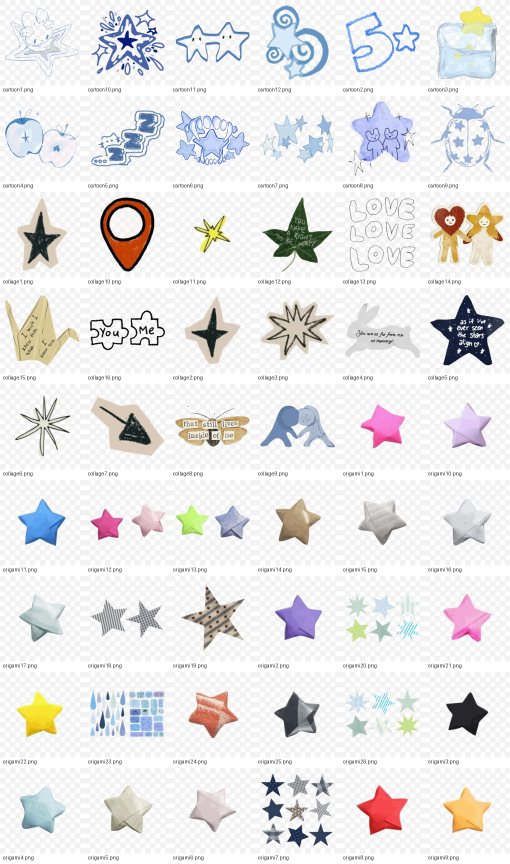
#> input picture tools/sticker_sheet.png, 1020 x 1728 px, given in place of f8fa82051e01642c202cad7c8d64f38a.jpg, which was not available (shown at 1/2 size)
$ python cut_stickers.py
#> lines starting #> are read from the running program, lines starting #| are printed output that depends on the picture; after the words box and inside, x2 and y2 are one past the last pixel; in counts of white or black regions, pixels touching at a corner belong together; pictures that were not available may be replaced by others from this repository, and a replacement may not be noted
### tools/cut_board_assets.py
# -*- coding: utf-8 -*-
"""抠图裁剪留言板素材。

输入：用户发的 3 张 1200x1600 参考图（白底 JPG）
  - img1: 4 张撕边便签（2x2，竖向长方形，带夹子）
  - img2: 4 张便签（2x2，近方形，带夹子）
  - img3: 12 个小夹子/图钉/回形针（4x3 网格，间距不均）

处理：白底转透明 → 连通域检测自动找每张贴纸的包围盒 →
  按包围盒裁剪 + 缩到小程序实用尺寸 → PNG（RGBA）
输出：miniprogram/miniprogram/images/board/
  note1..note8.png（便签，长边 ~480px）
  clip1..clip12.png（小夹子，长边 ~160px）
"""
import os
import numpy as np
from PIL import Image
from scipy import ndimage  # 如缺 scipy 用纯 numpy 方案兜底

SRC_DIR = r"D:\Net\WX_Log\xwechat_files\wxid_iu4gbwtnfnh522_ff23\temp\RWTemp\2026-10"
OUT_DIR = r"D:\Amyapp\ticket-radar\miniprogram\miniprogram\images\board"
os.makedirs(OUT_DIR, exist_ok=True)


def white_to_alpha(img, threshold=235, softness=250):
    """白底转透明。threshold 以下保留，softness 以上全透明，中间线性过渡。"""
    arr = np.array(img.convert("RGB")).astype(np.float32)
    # 用亮度近似白度（纯白 (255,255,255)）
    lum = arr.mean(axis=2)
    alpha = np.clip((softness - lum) / (softness - threshold), 0, 1)
    alpha = (alpha * 255).astype(np.uint8)
    rgba = np.dstack([arr.astype(np.uint8), alpha])
    return rgba


def find_components(alpha, min_area=3000):
    """在 alpha 通道上找连通域包围盒。"""
    mask = alpha > 40
    labeled, n = ndimage.label(mask)
    boxes = []
    for i in range(1, n + 1):
        ys, xs = np.where(labeled == i)
        if len(ys) < min_area:
            continue
        boxes.append((xs.min(), ys.min(), xs.max(), ys.max(), len(ys)))
    return boxes


def merge_boxes(boxes, merge_dist=30):
    """把重叠/邻近的包围盒合并（一张便签可能被撕边缝隙断开）。"""
    if not boxes:
        return []
    boxes = sorted(boxes, key=lambda b: (b[1], b[0]))
    merged = []
    for b in boxes:
        x0, y0, x1, y1, area = b
        placed = False
        for i, m in enumerate(merged):
            mx0, my0, mx1, my1 = m
            # 扩张 merge_dist 后相交则合并
            if not (x0 > mx1 + merge_dist or x1 < mx0 - merge_dist
                    or y0 > my1 + merge_dist or y1 < my0 - merge_dist):
                merged[i] = (min(mx0, x0), min(my0, y0), max(mx1, x1), max(my1, y1))
                placed = True
                break
        if not placed:
            merged.append((x0, y0, x1, y1))
    # 合并后可能产生连锁重叠，再跑一遍直到稳定
    changed = True
    while changed:
        changed = False
        out = []
        for b in merged:
            x0, y0, x1, y1 = b
            placed = False
            for i, m in enumerate(out):
                mx0, my0, mx1, my1 = m
                if not (x0 > mx1 + 20 or x1 < mx0 - 20 or y0 > my1 + 20 or y1 < my0 - 20):
                    out[i] = (min(mx0, x0), min(my0, y0), max(mx1, x1), max(my1, y1))
                    placed = True
                    changed = True
                    break
            if not placed:
                out.append(b)
        merged = out
    return merged


def trim_and_save(rgba, box, name, max_side):
    x0, y0, x1, y1 = box
    crop = rgba[y0:y1 + 1, x0:x1 + 1]
    # 去掉完全透明的边缘行/列
    a = crop[:, :, 3]
    rows = np.where(a.max(axis=1) > 20)[0]
    cols = np.where(a.max(axis=0) > 20)[0]
    if not len(rows) or not len(cols):
        print(f"  skip {name}: empty")
        return False
    crop = crop[rows.min():rows.max() + 1, cols.min():cols.max() + 1]
    h, w = crop.shape[:2]
    scale = max_side / max(h, w)
    if scale < 1:
        crop = Image.fromarray(crop).resize(
            (max(1, int(w * scale)), max(1, int(h * scale))), Image.LANCZOS)
        crop = np.array(crop)
    Image.fromarray(crop).save(os.path.join(OUT_DIR, name), optimize=True)
    kb = os.path.getsize(os.path.join(OUT_DIR, name)) / 1024
    print(f"  {name}: {w}x{h} -> {crop.shape[1]}x{crop.shape[0]}, {kb:.0f}KB")
    return True


def process_grid(src, names, max_side, min_area=3000, merge_dist=30, grid_hint=None):
    """按连通域自动切分一张源图。"""
    img = Image.open(os.path.join(SRC_DIR, src))
    rgba = white_to_alpha(img)
    alpha = rgba[:, :, 3]
    boxes = find_components(alpha, min_area)
    print(f"{src}: {len(boxes)} raw components")
    boxes = merge_boxes(boxes, merge_dist)
    print(f"  merged -> {len(boxes)}")
    # 按从左到右、从上到下排序
    boxes.sort(key=lambda b: (round(b[1] / 200), b[0]))
    if len(boxes) != len(names):
        print(f"  WARNING: expected {len(names)}, got {len(boxes)} — 前缀名仍按顺序分配")
    for i, b in enumerate(boxes):
        name = names[i] if i < len(names) else f"extra{i}.png"
        trim_and_save(rgba, b[:4], name, max_side)


# ---- 图1/图2：各 4 张便签 ----
process_grid(
    "f8fa82051e01642c202cad7c8d64f38a.jpg",
    ["note1.png", "note2.png", "note3.png", "note4.png"],
    max_side=480, min_area=50000)
#> in process_grid, img is the input picture: PIL image 1020x1728 RGB; mean R, G, B 232.5, 231.6, 231.9
#> in find_components, `mask = alpha > 40`:
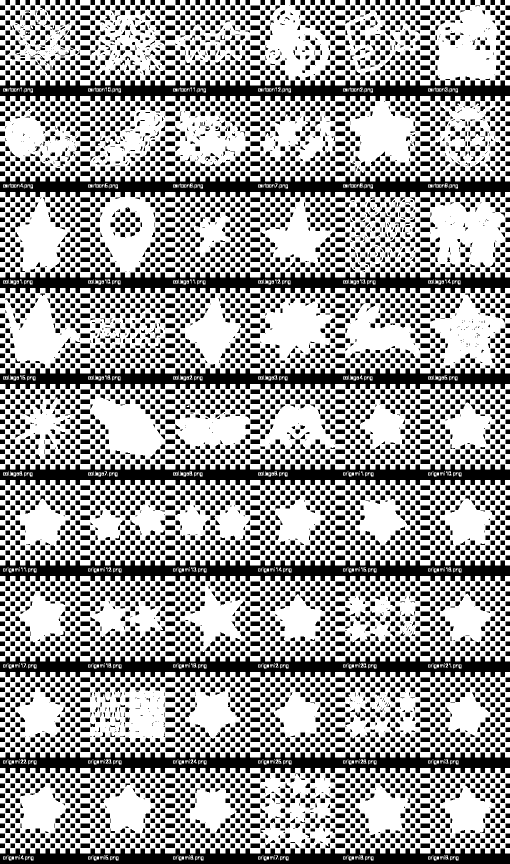
#> mask: shape (1728, 1020) bool (shown at 1/2 size); 61.2% white; 6619 black regions (1328 under 20 px), largest, box (x1, y1, x2, y2) and area: (0, 1121, 1020, 1162) 28395, (0, 161, 1020, 202) 28385, (0, 353, 1020, 394) 28377
#> in find_components, `labeled, n = ndimage.label(mask)`:
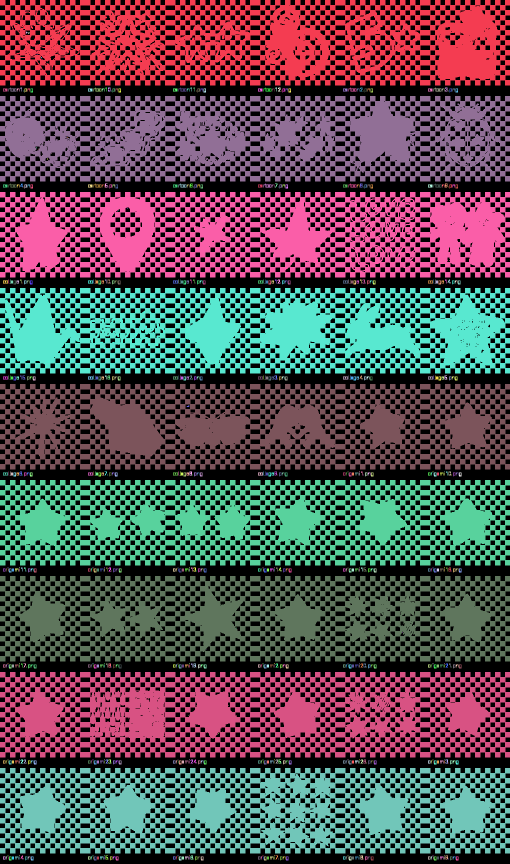
#> labeled: shape (1728, 1020) int32 (shown at 1/2 size); 696 distinct labels, from 0 to 695; one colour per label, 0 black
#> in find_components, `labeled, n = ndimage.label(mask)`: n = 695
#> the loop in find_components, `for i in range(1, n + 1):` made 695 passes
#> (ys, xs) on passes 2 to 4: ([63, 64, 64, 64, 65, 65, 65, 66, 66], [53, 52, 53, 54, 52, 53, 54, 52, 53]), ([64, 64, 65, 65, 66, 66, 66, 67], [57, 58, 57, 58, 56, 57, 58, 57]), ([77, 78], [897, 897])
#> after the loop in find_components, `for i in range(1, n + 1):`: boxes = 9 items, first 6: (0, 0, 1019, 170, 119393), (0, 192, 1019, 362, 120744), (0, 384, 1019, 554, 120874), (0, 576, 1019, 746, 122537), (0, 768, 1019, 938, 118028), (0, 960, 1019, 1130, 115204)
#| f8fa82051e01642c202cad7c8d64f38a.jpg: 9 raw components
#> the loop in merge_boxes, `for b in boxes:` made 9 passes
#> (b, y0, y1, area) on passes 1 to 9: ((0, 0, 1019, 170, 119393), 0, 170, 119393), ((0, 192, 1019, 362, 120744), 192, 362, 120744), ((0, 384, 1019, 554, 120874), 384, 554, 120874), ((0, 576, 1019, 746, 122537), 576, 746, 122537), ((0, 768, 1019, 938, 118028), 768, 938, 118028), ((0, 960, 1019, 1130, 115204), 960, 1130, 115204), ((0, 1152, 1019, 1322, 115357), 1152, 1322, 115357), ((0, 1344, 1019, 1514, 117115), 1344, 1514, 117115), ((0, 1536, 1019, 1706, 116943), 1536, 1706, 116943)
#> after the loop in merge_boxes, `for b in boxes:`: merged = [(0, 0, 1019, 1706)]
#|   merged -> 1
#|   WARNING: expected 4, got 1 — 前缀名仍按顺序分配
#> the loop in process_grid, `for i, b in enumerate(boxes):` made 1 pass
#> (name, x0 in trim_and_save, y0 in trim_and_save, x1 in trim_and_save, y1 in trim_and_save, h in trim_and_save, w in trim_and_save, scale in trim_and_save) on pass 1: ('note1.png', 0, 0, 1019, 1706, 1707, 1020, 0.281)
#|   note1.png: 1020x1707 -> 286x480, 273KB
#> pass 1, in trim_and_save, `a = crop[:, :, 3]`:
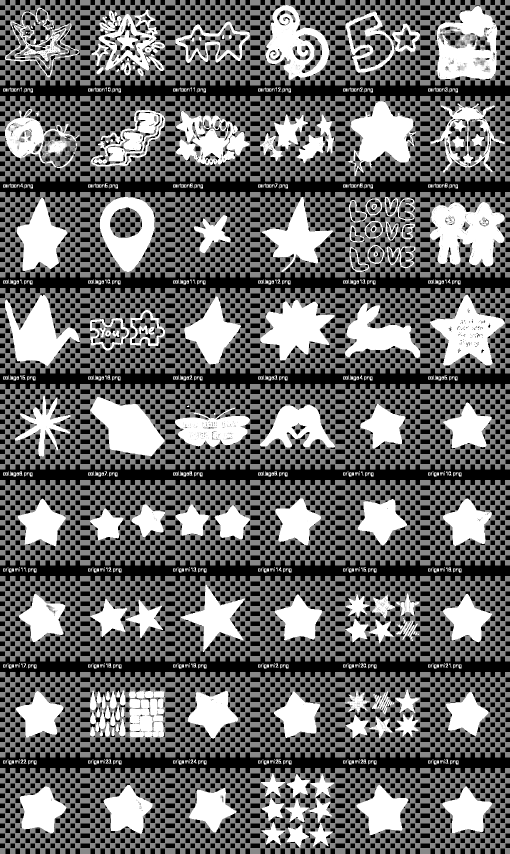
#> a: shape (1707, 1020) (shown at 1/2 size); min 0, max 255, mean 107.3

process_grid(
    "bb13f1be8897e33757380fc7c091edf7.jpg",
    ["note5.png", "note6.png", "note7.png", "note8.png"],
    max_side=480, min_area=50000)
#> call 2 of process_grid, with src = 'bb13f1be8897e33757380fc7c091edf7.jpg', max_side = 480, min_area = 50000, merge_dist = 30
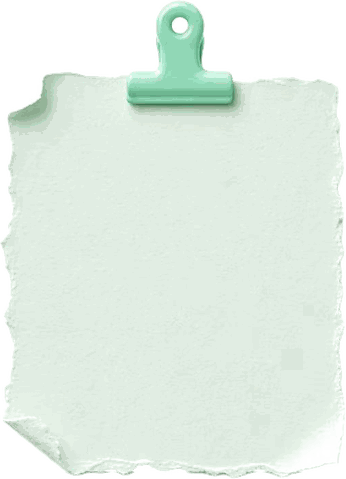
#> input picture miniprogram/miniprogram/images/board/note1.png, 346 x 479 px, given in place of bb13f1be8897e33757380fc7c091edf7.jpg, which was not available
#> in process_grid, img is the input picture: PIL image 346x479 P; mean R, G, B, A 179.8, 191.7, 182.5, 199.9
#> call 2 of find_components, with min_area = 50000
#> in find_components (call 2), `mask = alpha > 40`:
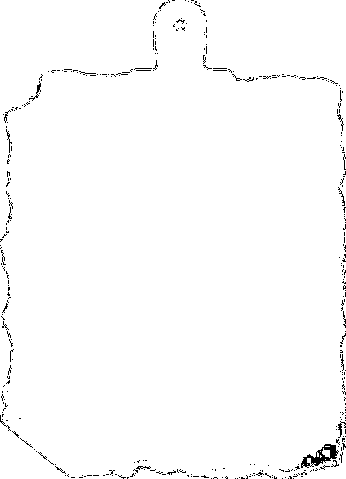
#> mask: shape (479, 346) bool; 98.6% white; black in thin lines or dots
#> in find_components (call 2), `labeled, n = ndimage.label(mask)`:
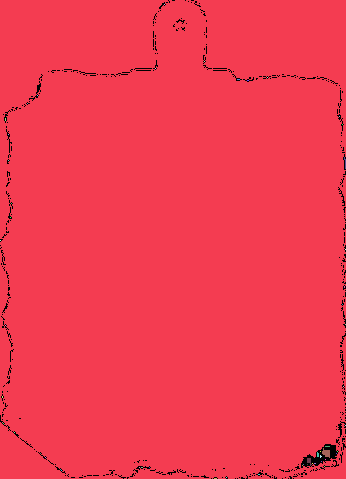
#> labeled: shape (479, 346) int32; 57 distinct labels, from 0 to 56; one colour per label, 0 black
#> in find_components (call 2), `labeled, n = ndimage.label(mask)`: n = 56
#> the loop in find_components (call 2), `for i in range(1, n + 1):` made 56 passes
#> (ys, xs) on passes 2 to 13: ([4], [164]), ([61], [204]), ([68], [155]), ([77], [267]), ([79, 79, 79], [237, 238, 239]), ([80, 80], [247, 248]), ([95], [37]), ([103], [27]), ([116], [339]), ([118, 119, 120], [5, 5, 5]), ([124], [342]), ([134], [8])
#> after the loop in find_components (call 2), `for i in range(1, n + 1):`: boxes = [(0, 0, 345, 478, 163292)]
#| bb13f1be8897e33757380fc7c091edf7.jpg: 1 raw components
#> the loop in merge_boxes (call 2), `for b in boxes:` made 1 pass
#> in process_grid (call 2), `boxes = merge_boxes(boxes, merge_dist)`: boxes = [(0, 0, 345, 478)]
#|   merged -> 1
#|   WARNING: expected 4, got 1 — 前缀名仍按顺序分配
#> the loop in process_grid (call 2), `for i, b in enumerate(boxes):` made 1 pass
#> (name, x0 in trim_and_save, y0 in trim_and_save, x1 in trim_and_save, y1 in trim_and_save, h in trim_and_save, w in trim_and_save, scale in trim_and_save) on pass 1: ('note5.png', 0, 0, 345, 478, 479, 346, 1)
#|   note5.png: 346x479 -> 346x479, 57KB

# ---- 图3：12 个小夹子（图钉那组是 5 个钉子连成一片，作为一整个"图钉组"） ----
process_grid(
    "9a91e5870abe54907a2a453b693c13a5.jpg",
    ["clip1.png", "clip2.png", "clip3.png",
     "clip4.png", "clip5.png", "clip6.png",
     "clip7.png", "clip8.png", "clip9.png",
     "clip10.png", "clip11.png", "clip12.png"],
    max_side=200, min_area=2000)
#| 9a91e5870abe54907a2a453b693c13a5.jpg: 1 raw components
#|   merged -> 1
#|   WARNING: expected 12, got 1 — 前缀名仍按顺序分配
#> the loop in process_grid (call 3), `for i, b in enumerate(boxes):` made 1 pass
#> (name, x0 in trim_and_save, y0 in trim_and_save, x1 in trim_and_save, y1 in trim_and_save, h in trim_and_save, w in trim_and_save, scale in trim_and_save) on pass 1: ('clip1.png', 0, 0, 345, 478, 479, 346, 0.418)
#|   clip1.png: 346x479 -> 144x200, 31KB
#> pass 1, in trim_and_save (call 3), `crop = Image.fromarray(crop).resize( (max(1, int(w * scale)), max(1, i..`:
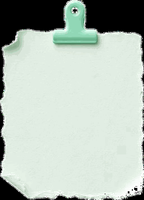
#> crop: PIL image 144x200 RGBA; mean R, G, B, A 177.2, 189.2, 179.9, 248.3; transparent parts drawn white

print("ALL DONE ->", OUT_DIR)

### tools/cut_stickers.py
# -*- coding: utf-8 -*-
"""切分三张新贴纸素材图 → miniprogram/miniprogram/images/board2/

三张图分别是：
  collage  手绘奶油拼贴（兔子/大星/蝴蝶/拥抱小人/千纸鹤/You-Me 拼图…）
  origami  折纸星星 + 格纹星星 + 雨滴 + 雨景贴纸大张
  cartoon  蓝色卡通贴纸（4x3 网格）

做法：白底转透明 → alpha 连通域 → 膨胀分组（把散点/双件合成一组）
     → 按组裁剪 → 长边限 240 → PNG8 压缩。
过大的连通域（>50% 画布，如雨景大贴纸张）整张保留为一个素材。
"""
import os
import sys

import numpy as np
from PIL import Image
from scipy import ndimage

sys.path.insert(0, os.path.dirname(os.path.abspath(__file__)))
from cut_board_assets import white_to_alpha  # noqa: E402

OUT = os.path.join(os.path.dirname(os.path.dirname(os.path.abspath(__file__))),
                   "miniprogram", "miniprogram", "images", "board2")

SOURCES = [
    ("origami", r"D:\Net\WX_Log\xwechat_files\wxid_iu4gbwtnfnh522_ff23\temp\RWTemp\2026-10\97040c63535f0509ec57a269f007e2e1.jpg"),
    ("collage", r"D:\Net\WX_Log\xwechat_files\wxid_iu4gbwtnfnh522_ff23\temp\RWTemp\2026-10\8ba419ab1b593c3f8ce272e4e5a177a2.jpg"),
    ("cartoon", r"D:\Net\WX_Log\xwechat_files\wxid_iu4gbwtnfnh522_ff23\temp\RWTemp\2026-10\d860cc30cd561b7e9d4bfc409171e6ea.jpg"),
]


def group_boxes(mask, dilate_px, min_area, canvas_frac_skip):
    """膨胀连通域 → 返回按面积排序的合并包围盒。"""
    dil = ndimage.binary_dilation(mask, iterations=dilate_px)
    labeled, n = ndimage.label(dil)
    boxes = []
    H, W = mask.shape
    for i in range(1, n + 1):
        ys, xs = np.where((labeled == i) & mask)
        if len(ys) < min_area:
            continue
        x0, x1, y0, y1 = xs.min(), xs.max(), ys.min(), ys.max()
        area_frac = (x1 - x0) * (y1 - y0) / (H * W)
        boxes.append((x0, y0, x1, y1, area_frac))
    return boxes


def cut_one(rgba, box, name, max_side):
    x0, y0, x1, y1 = box
    crop = rgba[max(0, y0 - 4):y1 + 5, max(0, x0 - 4):x1 + 5]
    a = crop[:, :, 3]
    rows = np.where(a.max(axis=1) > 20)[0]
    cols = np.where(a.max(axis=0) > 20)[0]
    if not len(rows) or not len(cols):
        return None
    crop = crop[rows.min():rows.max() + 1, cols.min():cols.max() + 1]
    h, w = crop.shape[:2]
    scale = 200 / max(h, w)
    if scale < 1:
        crop = np.array(Image.fromarray(crop).resize(
            (int(w * scale), int(h * scale)), Image.LANCZOS))
    path = os.path.join(OUT, name)
    # PNG8 调色板：128 色，视觉无差体积减半以上
    Image.fromarray(crop).quantize(colors=128, method=Image.FASTOCTREE)\
        .save(path, optimize=True)
    return os.path.getsize(path)


def main():
    os.makedirs(OUT, exist_ok=True)
    total = 0
    for key, src in SOURCES:
#> (the run stopped early here; a loop or call above may not have finished)
